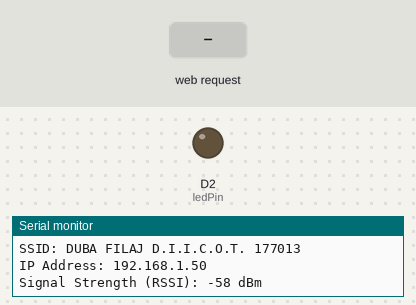
A sketch run on a simulated Arduino MKR. On the bench: output pins drawn as LEDs (lit = HIGH), the last lines printed to the serial monitor. The inputs (shaded band) are chosen by the test bench. WiFi joins after 1.5 s; servers stay silent unless stated.

Above: at 12.7 s.
12.8 s: HTTP request GET /H received
At 13.6 s:
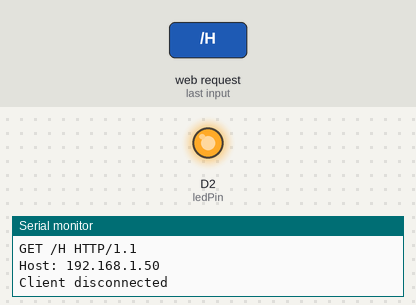
Timing chart, 0 to 15.8 s (numbered marks = the images above; inputs shaded):
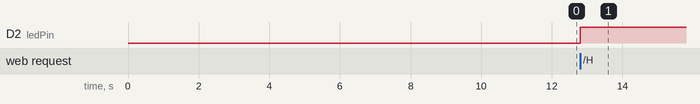

Measured:
- after the input at 12.8 s, D2 (ledPin): LOW → HIGH at once

The sketch:

lab_04.ino
```cpp
#include <SPI.h>
#include <WiFi101.h>

char ssid[] = "DUBA FILAJ D.I.I.C.O.T. 177013";
char pass[] = "qweasdzxc";

int keyIndex = 0;
int status = WL_IDLE_STATUS;
WiFiServer server(80);

WiFiClient client = server.available();

int ledPin = 2;

void setup(){
    Serial.begin(9600);
    pinMode(ledPin, OUTPUT);
    while(!Serial);

    enable_WiFi();
    connect_WiFi();

    server.begin();
    printWifiStatus();
}

void loop(){
    client = server.available();

    if(client){
        printWeb();
    }
}

void printWifiStatus(){
    Serial.print("SSID: ");
    Serial.println(WiFi.SSID());

    IPAddress ip = WiFi.localIP();
    Serial.print("IP Address: ");
    Serial.println(ip);

    long rssi = WiFi.RSSI();
    Serial.print("Signal Strength (RSSI): ");
    Serial.print(rssi);
    Serial.println(" dBm");
}

void enable_WiFi(){
    String fv = WiFi.firmwareVersion();

    if(fv < "1.0.0"){
        Serial.println("Upgrade the firmware");
    }
}

void connect_WiFi(){
    while(status != WL_CONNECTED){
        Serial.print("Attempting to connect to SSID: ");
        Serial.println(ssid);

        status = WiFi.begin(ssid, pass);
    }

    delay(10000);
}

void printWeb(){
    if(client){
        Serial.println("New Client");
        String currentLine = "";
        while(client.connected()){
            if(client.available()){
                char c = client.read();
                Serial.write(c);

                if(c == '\n'){
                    if(currentLine.length() == 0){
                        client.println("HTTP/1.1 200 OK");
                        client.println("Content-type:/html");
                        client.println();

                        client.print("Click<a href=\"/H\">here</a> to turn the LED on<br>");
                        client.print("Click<a href=\"/L\">here</a> to turn the LED off<br>");

                        int ledReading = analogRead(A1);
                        client.print("Random reading from analog pin:");
                        client.print(ledReading);

                        client.println();
                        break;
                    }
                    else{
                        currentLine = "";
                    }
                }
                else if(c != '\r'){
                    currentLine += c;
                }

                if(currentLine.endsWith("GET /H")){
                    digitalWrite(ledPin, HIGH);
                }
                if(currentLine.endsWith("Get /L")){
                    digitalWrite(ledPin, LOW);
                }
            }
        }

        client.stop();
        Serial.println("Client disconnected");
    }
}
```
